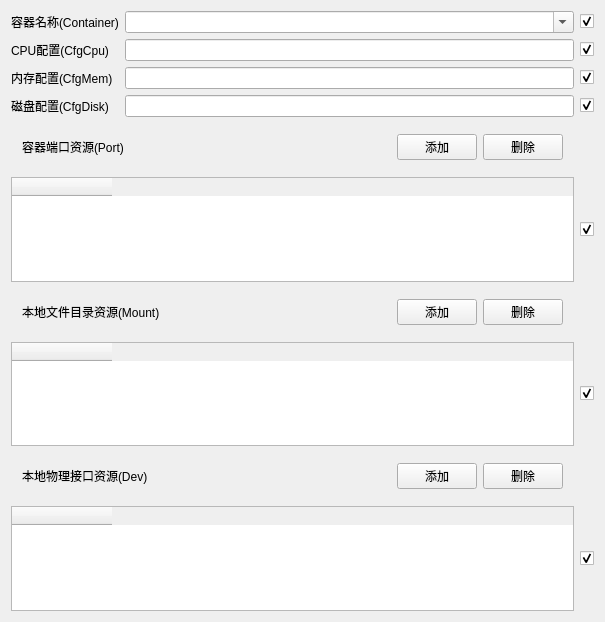
<?xml version="1.0" encoding="UTF-8"?>
<ui version="4.0">
 <class>CTcpEdgeTestDataView_ConInstallReq</class>
 <widget class="QWidget" name="CTcpEdgeTestDataView_ConInstallReq">
  <property name="geometry">
   <rect>
    <x>0</x>
    <y>0</y>
    <width>605</width>
    <height>622</height>
   </rect>
  </property>
  <property name="windowTitle">
   <string>CTcpEdgeTestDataView_TimeReadReq</string>
  </property>
  <layout class="QGridLayout" name="gridLayout">
   <item row="0" column="1">
    <widget class="QLabel" name="label">
     <property name="text">
      <string>容器名称(Container)</string>
     </property>
    </widget>
   </item>
   <item row="2" column="1">
    <widget class="QLabel" name="label_4">
     <property name="text">
      <string>内存配置(CfgMem)</string>
     </property>
    </widget>
   </item>
   <item row="3" column="2">
    <widget class="CTcpEdgeCtrl_LineEdit" name="_CfgDisk_">
     <property name="readOnly">
      <bool>true</bool>
     </property>
    </widget>
   </item>
   <item row="0" column="3">
    <widget class="QCheckBox" name="__Container__">
     <property name="text">
      <string/>
     </property>
     <property name="checked">
      <bool>true</bool>
     </property>
    </widget>
   </item>
   <item row="2" column="3">
    <widget class="QCheckBox" name="__CfgMem__">
     <property name="text">
      <string/>
     </property>
     <property name="checked">
      <bool>true</bool>
     </property>
    </widget>
   </item>
   <item row="2" column="2">
    <widget class="CTcpEdgeCtrl_LineEdit" name="_CfgMem_">
     <property name="readOnly">
      <bool>true</bool>
     </property>
    </widget>
   </item>
   <item row="1" column="2">
    <widget class="CTcpEdgeCtrl_LineEdit" name="_CfgCpu_">
     <property name="readOnly">
      <bool>true</bool>
     </property>
    </widget>
   </item>
   <item row="1" column="3">
    <widget class="QCheckBox" name="__CfgCpu__">
     <property name="text">
      <string/>
     </property>
     <property name="checked">
      <bool>true</bool>
     </property>
    </widget>
   </item>
   <item row="3" column="3">
    <widget class="QCheckBox" name="__CfgDisk__">
     <property name="text">
      <string/>
     </property>
     <property name="checked">
      <bool>true</bool>
     </property>
    </widget>
   </item>
   <item row="1" column="1">
    <widget class="QLabel" name="label_2">
     <property name="text">
      <string>CPU配置(CfgCpu)</string>
     </property>
    </widget>
   </item>
   <item row="3" column="1">
    <widget class="QLabel" name="label_3">
     <property name="text">
      <string>磁盘配置(CfgDisk)</string>
     </property>
    </widget>
   </item>
   <item row="8" column="1" colspan="2">
    <widget class="QTableWidget" name="_Mount_">
     <property name="minimumSize">
      <size>
       <width>0</width>
       <height>100</height>
      </size>
     </property>
     <column>
      <property name="text">
       <string/>
      </property>
     </column>
    </widget>
   </item>
   <item row="8" column="3">
    <widget class="QCheckBox" name="__Mount__">
     <property name="text">
      <string/>
     </property>
     <property name="checked">
      <bool>true</bool>
     </property>
    </widget>
   </item>
   <item row="7" column="1" colspan="2">
    <widget class="QWidget" name="widget" native="true">
     <layout class="QHBoxLayout" name="horizontalLayout_2">
      <item>
       <widget class="QLabel" name="label_5">
        <property name="text">
         <string>本地文件目录资源(Mount)</string>
        </property>
       </widget>
      </item>
      <item>
       <spacer name="horizontalSpacer_4">
        <property name="orientation">
         <enum>Qt::Horizontal</enum>
        </property>
        <property name="sizeHint" stdset="0">
         <size>
          <width>40</width>
          <height>20</height>
         </size>
        </property>
       </spacer>
      </item>
      <item>
       <widget class="QPushButton" name="btnAdd2">
        <property name="text">
         <string>添加</string>
        </property>
        <property name="icon">
         <iconset>
          <normaloff>:/Resources/add.png</normaloff>:/Resources/add.png</iconset>
        </property>
       </widget>
      </item>
      <item>
       <widget class="QPushButton" name="btnDelete2">
        <property name="text">
         <string>删除</string>
        </property>
        <property name="icon">
         <iconset>
          <normaloff>:/Resources/delete.png</normaloff>:/Resources/delete.png</iconset>
        </property>
       </widget>
      </item>
     </layout>
    </widget>
   </item>
   <item row="5" column="3">
    <widget class="QCheckBox" name="__Port__">
     <property name="text">
      <string/>
     </property>
     <property name="checked">
      <bool>true</bool>
     </property>
    </widget>
   </item>
   <item row="5" column="1" colspan="2">
    <widget class="QTableWidget" name="_Port_">
     <property name="minimumSize">
      <size>
       <width>0</width>
       <height>100</height>
      </size>
     </property>
     <column>
      <property name="text">
       <string/>
      </property>
     </column>
    </widget>
   </item>
   <item row="4" column="1" colspan="2">
    <widget class="QWidget" name="widget_2" native="true">
     <layout class="QHBoxLayout" name="horizontalLayout_3">
      <item>
       <widget class="QLabel" name="label_6">
        <property name="text">
         <string>容器端口资源(Port)</string>
        </property>
       </widget>
      </item>
      <item>
       <spacer name="horizontalSpacer_5">
        <property name="orientation">
         <enum>Qt::Horizontal</enum>
        </property>
        <property name="sizeHint" stdset="0">
         <size>
          <width>40</width>
          <height>20</height>
         </size>
        </property>
       </spacer>
      </item>
      <item>
       <widget class="QPushButton" name="btnAdd">
        <property name="text">
         <string>添加</string>
        </property>
        <property name="icon">
         <iconset>
          <normaloff>:/Resources/add.png</normaloff>:/Resources/add.png</iconset>
        </property>
       </widget>
      </item>
      <item>
       <widget class="QPushButton" name="btnDelete">
        <property name="text">
         <string>删除</string>
        </property>
        <property name="icon">
         <iconset>
          <normaloff>:/Resources/delete.png</normaloff>:/Resources/delete.png</iconset>
        </property>
       </widget>
      </item>
     </layout>
    </widget>
   </item>
   <item row="9" column="1" colspan="2">
    <widget class="QWidget" name="widget_3" native="true">
     <layout class="QHBoxLayout" name="horizontalLayout_4">
      <item>
       <widget class="QLabel" name="label_7">
        <property name="text">
         <string>本地物理接口资源(Dev)</string>
        </property>
       </widget>
      </item>
      <item>
       <spacer name="horizontalSpacer_6">
        <property name="orientation">
         <enum>Qt::Horizontal</enum>
        </property>
        <property name="sizeHint" stdset="0">
         <size>
          <width>40</width>
          <height>20</height>
         </size>
        </property>
       </spacer>
      </item>
      <item>
       <widget class="QPushButton" name="btnAdd3">
        <property name="text">
         <string>添加</string>
        </property>
        <property name="icon">
         <iconset>
          <normaloff>:/Resources/add.png</normaloff>:/Resources/add.png</iconset>
        </property>
       </widget>
      </item>
      <item>
       <widget class="QPushButton" name="btnDelete3">
        <property name="text">
         <string>删除</string>
        </property>
        <property name="icon">
         <iconset>
          <normaloff>:/Resources/delete.png</normaloff>:/Resources/delete.png</iconset>
        </property>
       </widget>
      </item>
     </layout>
    </widget>
   </item>
   <item row="10" column="1" colspan="2">
    <widget class="QTableWidget" name="_Dev_">
     <property name="minimumSize">
      <size>
       <width>0</width>
       <height>100</height>
      </size>
     </property>
     <column>
      <property name="text">
       <string/>
      </property>
     </column>
    </widget>
   </item>
   <item row="10" column="3">
    <widget class="QCheckBox" name="__Dev__">
     <property name="text">
      <string/>
     </property>
     <property name="checked">
      <bool>true</bool>
     </property>
    </widget>
   </item>
   <item row="0" column="2">
    <widget class="QComboBox" name="_Container_">
     <property name="editable">
      <bool>true</bool>
     </property>
     <property name="duplicatesEnabled">
      <bool>false</bool>
     </property>
     <property name="frame">
      <bool>true</bool>
     </property>
    </widget>
   </item>
  </layout>
 </widget>
 <layoutdefault spacing="6" margin="11"/>
 <customwidgets>
  <customwidget>
   <class>CTcpEdgeCtrl_LineEdit</class>
   <extends>QLineEdit</extends>
   <header>../Ctrl/TcpEdgeCtrl_LineEdit.h</header>
  </customwidget>
 </customwidgets>
 <resources>
  <include location="../../../../TcpEdgeServer/TcpEdgeServer.qrc"/>
 </resources>
 <connections/>
</ui>
